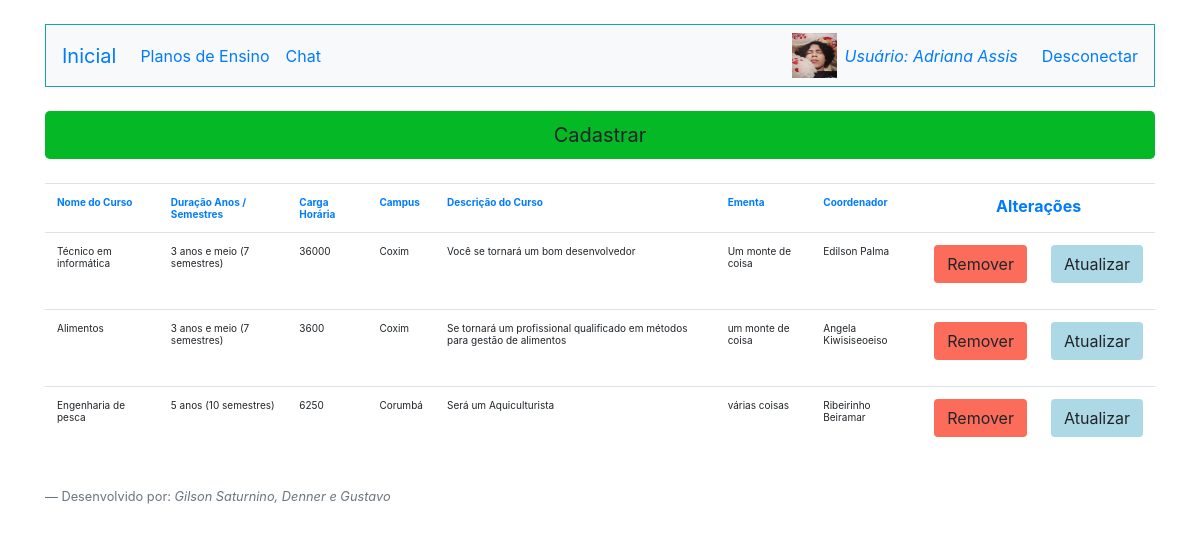
Page /ListarCurso.php (signed in) on the committed database.
### tables this page shows
CREATE TABLE `imagens` (
  `id` int(11) NOT NULL,
  `nome` varchar(100) NOT NULL,
  `id_usuario` int(11) NOT NULL
);

CREATE TABLE `curso` (
  `id_curso` int(11) NOT NULL,
  `nome_curso` varchar(255) NOT NULL,
  `duracao` varchar(255) NOT NULL,
  `cargahoraria` int(11) NOT NULL,
  `campus` varchar(255) NOT NULL,
  `descricao_curso` varchar(255) NOT NULL,
  `ementa` varchar(255) NOT NULL,
  `coordenador` varchar(255) NOT NULL
);

### ListarCurso.php (the view, shortened to what this page needs)
<html lang="en">
  <head>
    <link rel="stylesheet" href="https://stackpath.bootstrapcdn.com/bootstrap/4.3.1/css/bootstrap.min.css">
  </head>
  <body>
        <div class="container">
            <?php
            require_once("Cabecalho.php");
            require_once("Conexao.php");
            $sql = "select * from curso";
            $resultadoSql = mysqli_query($conexao,$sql);
            $vetorUmregistro = mysqli_fetch_assoc($resultadoSql);
            $vetorTodosregistro = array();
            while($vetorUmregistro != null){
                array_push($vetorTodosregistro, $vetorUmregistro);
                $vetorUmregistro = mysqli_fetch_assoc($resultadoSql);
                }
            ?>
             <a type="submit" class="btn btn-lg btn-block mt-4" style="background-color:#04b826;" href="FormCurso.php" role="button">Cadastrar</a>
             <table class="table mt-4" style="background-color:#FFFFFF;">
                    <tr>
                        <th class="text-primary text-left" style="font-size:10px;">Nome do Curso</th>
                        <th class="text-primary text-left" style="font-size:10px;">Duração Anos / Semestres</th>
                        <th class="text-primary text-left" style="font-size:10px;">Carga Horária</th>
                        <th class="text-primary text-left" style="font-size:10px;">Campus</th>
                        <th class="text-primary text-left" style="font-size:10px;">Descrição do Curso</th>
                        <th class="text-primary text-left" style="font-size:10px;">Ementa</th>
                        <th class="text-primary text-left" style="font-size:10px;">Coordenador</th>
                        <th colspan="2" class="text-primary text-center">Alterações</th>
                    </tr>
                    <?php
        foreach ($vetorTodosregistro as $umRegistro){
    ?>
                    <tr>
                        <td class="text-left" style="font-size:10px;"><?=$umRegistro["nome_curso"];?></td>
                        <td class="text-left" style="font-size:10px;"><?=$umRegistro["duracao"];?></td>
                        <td class="text-left" style="font-size:10px;"><?=$umRegistro["cargahoraria"];?></td>
                        <td class="text-left" style="font-size:10px;"><?=$umRegistro["campus"];?></td>
                        <td class="text-left" style="font-size:10px;"><?=$umRegistro["descricao_curso"];?></td>
                        <td class="text-left" style="font-size:10px;"><?=$umRegistro["ementa"];?></td>
                        <td class="text-left" style="font-size:10px;"><?=$umRegistro["coordenador"];?></td>
                        <td>
                            <form action="RemoverCurso.php" method="post">
                                <button type="submit" class="btn" style="background-color:#fc6c5a">Remover</button>
                            </form>
                        </td>
                        <td>
                            <form action="FormCurso.php" method="post">
                                <button type="submit" class="btn" style="background-color:#ADD8E6;">Atualizar</button>
                            </form>
                        </td>
                    </tr>
                    <?php
        }
    ?>
                </table>
            </div>
    <?php require_once("Footer.php"); ?>
    </body>
</html>

### Cabecalho.php (shortened to what this page needs)
<html lang="en">
<head>
    <link rel="stylesheet" href="https://stackpath.bootstrapcdn.com/bootstrap/4.3.1/css/bootstrap.min.css"
>
</head>
<body>
    <?php
        require_once("Conexao.php");
    ?>
    <nav class="navbar navbar-expand-lg  bg-light border border-info mt-4">
        <a class="navbar-brand" href="index.php">Inicial</a>
        <div class="collapse navbar-collapse" id="navbarNavDropdown">
            <ul class="navbar-nav">
                <?php
                if(isset($_SESSION["nome"])){
                    if($_SESSION["perfil"]=="Coordenador"){
                 ?>
                <li class="nav-item">
                    <a class="nav-link" href="ListarCurso.php">Cursos</a>
                </li>
                <li class="nav-item">
                    <a class="nav-link" href="ListarDisciplina.php">Disciplinas </a>
                </li>
                <li class="nav-item">
                    <a class="nav-link" href="ListarPlano.php">Planos de Ensino</a>
                </li>
                <li class="nav-item">
                    <a class="nav-link" href="FormCadastro.php">Adicionar membro</a>
                </li>
                <li class="nav-item">
                    <a class="nav-link" href="ListarUsuarios.php">Chat</a>
                </li>
                <?php
                }if($_SESSION["perfil"]=="Docente"){
                        ?>
                        <li class="nav-item dropdown">
                        <a class="nav-link dropdown-toggle" href="#" id="navbarDropdown" role="button"
                        data-toggle="dropdown" aria-haspopup="true" aria-expanded="false">
                        Planos de Ensino
                        </a>
                        <div class="dropdown-menu" aria-labelledby="navbarDropdown">
                        <a class="dropdown-item" href="FormPlano.php">Novo plano</a>
                        <a class="dropdown-item" href="ListarPlano.php">Meus planos</a>
                    </li>
                    <li class="nav-item">
                    <a class="nav-link" href="ListarUsuarios.php">Chat</a>
                </li>
                <?php
                }if($_SESSION["perfil"]=="Discente do Colegiado"){
                            ?>
                <li class="nav-item">
                    <a class="nav-link" href="ListarPlano.php">Planos de Ensino</a>
                </li>
                <li class="nav-item">
                    <a class="nav-link" href="ListarUsuarios.php">Chat</a>
                </li>
                <?php
                }if($_SESSION["perfil"]=="Pedagogo"){
                            ?>
                <li class="nav-item">
                    <a class="nav-link" href="ListarPlano.php">Planos de Ensino</a>
                </li>
                <li class="nav-item">
                    <a class="nav-link" href="ListarUsuarios.php">Chat</a>
                </li>
                <?php
                }if($_SESSION["perfil"]=="Docente do Colegiado"){
                            ?>
                <li class="nav-item">
                    <a class="nav-link" href="ListarPlano.php">Planos de Ensino</a>
                </li>
                <li class="nav-item">
                    <a class="nav-link" href="ListarUsuarios.php">Chat</a>
                </li>
                <?php
                }if($_SESSION["perfil"]=="Tecnico do Colegiado"){
                            ?>
                <li class="nav-item">
                    <a class="nav-link" href="ListarPlano.php">Planos de Ensino</a>
                </li>
                <li class="nav-item">
                    <a class="nav-link" href="ListarUsuarios.php">Chat</a>
                </li>
                <?php
                }
                }else{ ?>
                <li class="nav-item">
                    <a class="nav-link" href="Login.php">Login</a>
                </li>
                <?php }?>
            </ul>
        </div>
        <?php
        if(isset($_SESSION["nome"])){
        ?>
        <?php
                        $id_usuario = $_SESSION["id_logado"];
                        $sql = "select id,nome from imagens where id_usuario=?";
                        $sqlprep = $conexao->prepare($sql);
                        $sqlprep->bind_param("i",$id_usuario);
                        $sqlprep->execute();
                        $resultadoSql = $sqlprep->get_result();
                        $registro= mysqli_fetch_assoc($resultadoSql);
                        $vetorRegistros = array();
                        while($registro !=null){
                            array_push($vetorRegistros,$registro);
                            $registro = mysqli_fetch_assoc($resultadoSql);
                            $validacao = 0;
                        }
                        foreach($vetorRegistros as $valor):
                            $foto =$valor["nome"];
                        endforeach;
                        if(isset($validacao)){ ?>
                            <img src="<?php echo "./imagens/".$foto; ?>" style="width:45px; height:45px;">
                        <?php
                        }else{ ?>
                            <img src="imagens/usuario.png" style="width:45px; height:45px;">
                        <?php
                        } ?>
        <a href="MeuPerfil.php"><span class="mr-4 ml-2 mt-2">Usuário: <?= $_SESSION["nome"]; ?></span></a>
        <a href="MataSessao.php" class="text-decoration-none">Desconectar</a>
        <?php
        }
        ?>
    </nav>
</body>
</html>

### ListarCurso.php (style rules this page uses)
td { font-size: 14px; opacity: 1.0; }

### Cabecalho.php (style rules this page uses)
body { background-color:#ffffff; }
span { font-style: italic; }

### rows in the picture
imagens: nome (picture)
curso: nome_curso "Técnico em informática", duracao "3 anos e meio (7 semestres)", cargahoraria "36000", campus "Coxim", descricao_curso "Você se tornará um bom desenvolvedor", ementa "Um monte de coisa", coordenador "Edilson Palma"
curso: nome_curso "Alimentos", duracao "3 anos e meio (7 semestres)", cargahoraria "3600", campus "Coxim", descricao_curso "Se tornará um profissional qualificado em métodos para gestão de alimentos", ementa "um monte de coisa", coordenador "Angela Kiwisiseoeiso"
curso: nome_curso "Engenharia de pesca", duracao "5 anos (10 semestres)", cargahoraria "6250", campus "Corumbá", descricao_curso "Será um Aquiculturista", ementa "várias coisas", coordenador "Ribeirinho Beiramar"

### other values in the picture
$_SESSION["nome"] "Adriana Assis"
